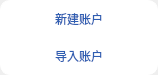
<?xml version="1.0" encoding="UTF-8"?>
<ui version="4.0">
 <class>ChooseAddAccountDialog</class>
 <widget class="QDialog" name="ChooseAddAccountDialog">
  <property name="geometry">
   <rect>
    <x>0</x>
    <y>0</y>
    <width>158</width>
    <height>75</height>
   </rect>
  </property>
  <property name="font">
   <font>
    <family>微软雅黑</family>
   </font>
  </property>
  <property name="windowTitle">
   <string>Dialog</string>
  </property>
  <widget class="QPushButton" name="newBtn">
   <property name="geometry">
    <rect>
     <x>0</x>
     <y>0</y>
     <width>158</width>
     <height>38</height>
    </rect>
   </property>
   <property name="styleSheet">
    <string notr="true">QPushButton{color:rgb(47,94,178);border:1px solid white;border-top-left-radius:10px;border-top-right-radius:10px;background-color: white}
QPushButton:hover{color:white;border:1px solid  rgb(0, 26, 73);background-color: rgb(0, 26, 73);}</string>
   </property>
   <property name="text">
    <string>新建账户</string>
   </property>
  </widget>
  <widget class="QPushButton" name="importBtn">
   <property name="geometry">
    <rect>
     <x>0</x>
     <y>37</y>
     <width>158</width>
     <height>38</height>
    </rect>
   </property>
   <property name="styleSheet">
    <string notr="true">QPushButton{color:rgb(47,94,178);border:1px solid white;border-bottom-left-radius:10px;border-bottom-right-radius:10px;background-color: white}
QPushButton:hover{color:white;border:1px solid  rgb(0, 26, 73);background-color: rgb(0, 26, 73);}</string>
   </property>
   <property name="text">
    <string>导入账户</string>
   </property>
  </widget>
 </widget>
 <resources/>
 <connections/>
</ui>
